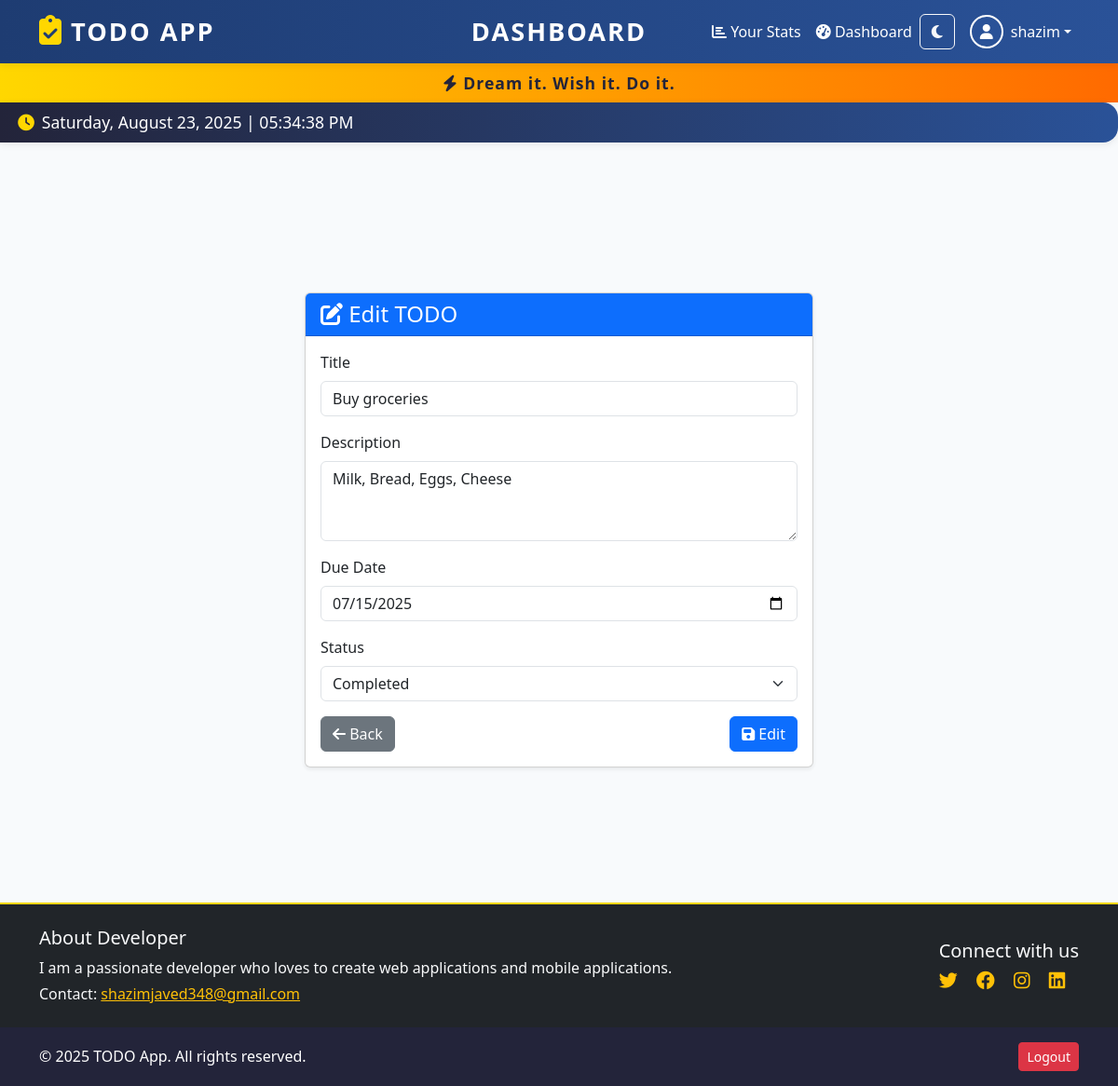
Page /edit/1 (signed in) on the committed database.
### app/models.py (models this page shows, shortened)
class User(UserMixin, db.Model):
    id = db.Column(db.Integer, primary_key=True)
    username = db.Column(db.String(64), unique=True, nullable=False)
    email = db.Column(db.String(120), unique=True, nullable=False)
    password_hash = db.Column(db.String(128), nullable=False)

class TODO(db.Model):
    id = db.Column(db.Integer, primary_key=True)
    title = db.Column(db.String(100), nullable=False)
    description = db.Column(db.Text, nullable=True)
    due_date = db.Column(db.Date, nullable=False)
    status = db.Column(db.String(20), nullable=False, default='Pending')

### app/routes.py (the view, shortened to what this page needs)
@todo_bp.route('/edit/<int:todo_id>', methods=['GET', 'POST'])
@login_required
def edit_todo(todo_id):
    todo = TODO.query.get_or_404(todo_id)
    form = TODOForm(obj=todo)
    return render_template('todo/form.html', form=form, action='Edit')

### app/forms.py
class TODOForm(FlaskForm):
    title = StringField('Title', validators=[DataRequired(), Length(max=100)])
    description = TextAreaField('Description')
    due_date = DateField('Due Date', validators=[DataRequired()], format='%Y-%m-%d')
    status = SelectField('Status', choices=[('Pending', 'Pending'), ('Completed', 'Completed')], default='Pending')
    submit = SubmitField('Save')

### app/__init__.py (called while the page is built)
def create_app():
    app = Flask(__name__)
    app.config.from_object(Config)
    csrf.init_app(app)
    db.init_app(app)
    migrate.init_app(app, db)
    login_manager.init_app(app)
    login_manager.login_view = 'todo.login'
    from .models import User
    @login_manager.user_loader
    def load_user(user_id):
        return User.query.get(int(user_id))
    @app.context_processor
    def inject_now():
        return {'now': datetime.now()}
    from .routes import todo_bp
    app.register_blueprint(todo_bp)
    return app

### app/templates/todo/form.html (shortened to what this page needs)
{% extends 'base.html' %}
{% block content %}
<div class="row justify-content-center">
  <div class="col-md-8 col-lg-6">
    <div class="card shadow-sm">
      <div class="card-header bg-primary text-white">
        <h4 class="mb-0"><i class="fa fa-{{ 'edit' if action == 'Edit' else 'plus' }}"></i> {{ action }} TODO</h4>
      </div>
      <div class="card-body">
        <form method="POST">
          <div class="mb-3">
            {{ form.title.label(class="form-label") }}
            {{ form.title(class="form-control", placeholder="Enter title") }}
          </div>
          <div class="mb-3">
            {{ form.description.label(class="form-label") }}
            {{ form.description(class="form-control", placeholder="Enter description", rows=3) }}
          </div>
          <div class="mb-3">
            {{ form.due_date.label(class="form-label") }}
            {{ form.due_date(class="form-control") }}
          </div>
          <div class="mb-3">
            {{ form.status.label(class="form-label") }}
            {{ form.status(class="form-select") }}
          </div>
          <div class="d-flex justify-content-between">
            <a href="/" class="btn btn-secondary"><i class="fa fa-arrow-left"></i> Back</a>
            <button type="submit" class="btn btn-primary"><i class="fa fa-save"></i> {{ action }}</button>
          </div>
        </form>
      </div>
    </div>
  </div>
</div>
{% endblock %}

### app/templates/base.html (shortened to what this page needs)
<!DOCTYPE html>
<html lang="en">
<head>
    <link href="https://cdn.jsdelivr.net/npm/bootstrap@5.3.0/dist/css/bootstrap.min.css" rel="stylesheet">
    <link rel="stylesheet" href="https://cdnjs.cloudflare.com/ajax/libs/font-awesome/6.4.0/css/all.min.css">
</head>
<body style="min-height: 100vh; display: flex; flex-direction: column;">
<nav class="navbar navbar-expand-lg">
  <div class="container position-relative">
    <a class="navbar-brand d-none d-lg-flex align-items-center" href="/">
      <span class="navbar-logo me-2"><i class="fa-solid fa-clipboard-check"></i></span>
      TODO APP
    </a>
    <span class="centered-title d-none d-lg-block">
      {% if request.path == '/your-stats' %} STATICS {% else %} DASHBOARD {% endif %}
    </span>
    <div class="collapse navbar-collapse justify-content-end" id="navbarNav">
      <ul class="navbar-nav ms-auto align-items-center">
        <li class="nav-item">
          <a class="nav-link" href="/your-stats"><i class="fa fa-chart-bar"></i> Your Stats</a>
        </li>
        <li class="nav-item">
          <a class="nav-link" href="/"><i class="fa fa-tachometer-alt"></i> Dashboard</a>
        </li>
        <li class="nav-item me-2">
          <button id="theme-toggle" class="btn btn-outline-light" title="Toggle light/dark mode">
            <i id="theme-toggle-icon" class="fa fa-moon"></i>
          </button>
        </li>
        {% if not current_user.is_authenticated %}
          <li class="nav-item">
            <a class="nav-link" href="/signup"><i class="fa fa-user-plus"></i> Sign Up</a>
          </li>
          <li class="nav-item">
            <a class="nav-link" href="/login"><i class="fa fa-sign-in-alt"></i> Log In</a>
          </li>
        {% else %}
          <li class="nav-item dropdown">
            <a class="nav-link dropdown-toggle d-flex align-items-center" href="#" id="userDropdown" role="button" data-bs-toggle="dropdown" aria-expanded="false">
              {% if current_user.avatar_url %}
                <img src="{{ current_user.avatar_url }}" alt="avatar" class="avatar me-2">
              {% else %}
                <span class="avatar me-2 d-flex align-items-center justify-content-center" style="background:#2a5298;"><i class="fa fa-user"></i></span>
              {% endif %}
              {{ current_user.username }}
            </a>
          </li>
        {% endif %}
      </ul>
    </div>
  </div>
</nav>
{% set motivational_quotes = [
    "You are stronger than you think.",
    "Every day is a new beginning.",
    "Small steps every day lead to big results.",
    "Your future is created by what you do today.",
    "Push yourself, because no one else is going to do it for you.",
    "Dream it. Wish it. Do it.",
    "Doubt kills more dreams than failure ever will.",
    "Stay positive, work hard, make it happen.",
    "Success is the sum of small efforts, repeated day in and day out.",
    "You have the power to change your story."
] %}
{% set random_quote = (motivational_quotes|random) %}
<div class="motivation-bar text-center py-2" style="background: linear-gradient(90deg, #ffd700 0%, #ff6a00 100%); color: #23243a; font-weight: bold; font-size: 1.1rem; letter-spacing: 1px; box-shadow: 0 2px 8px rgba(0,0,0,0.05);">
    <span><i class="fa fa-bolt"></i> {{ random_quote }}</span>
</div>
<div id="clock-bar" class="d-flex align-items-center" style="min-width: 270px; margin-bottom: 1rem; padding: 0.5rem 1.2rem 0.5rem 1.2rem; background: linear-gradient(90deg, #23243a 0%, #2a5298 100%); color: #fff; border-radius: 0 1rem 1rem 0; box-shadow: 0 2px 8px rgba(0,0,0,0.08); font-size: 1.1rem; font-weight: 500;">
  <i class="fa fa-clock me-2" style="color: #ffd700;"></i>
  <span id="clock-time">{{ now.strftime('%A, %B %d, %Y') }} | {{ now.strftime('%I:%M:%S %p') }}</span>
</div>
<div aria-live="polite" aria-atomic="true" class="position-fixed top-0 end-0 p-3" style="z-index: 1080;">
</div>
<div class="centered-wrapper" style="flex: 1 0 auto;">
    <div class="container">
        {% block content %}{% endblock %}
    </div>
</div>
<div class="pre-footer bg-dark text-light py-4" style="border-top: 2px solid #ffd700;">
  <div class="container d-flex flex-column flex-md-row justify-content-between align-items-center">
    <div class="mb-3 mb-md-0">
      <h5>About Developer</h5>
      <p class="mb-1">I am a passionate developer who loves to create web applications and mobile applications.</p>
      <p class="mb-0">Contact: <a href="mailto:shazimjaved348@gmail.com" class="text-warning">shazimjaved348@gmail.com</a></p>
    </div>
    <div>
      <h5>Connect with us</h5>
      <a href="https://twitter.com/yourhandle" class="text-warning me-3" target="_blank"><i class="fab fa-twitter fa-lg"></i></a>
      <a href="https://facebook.com/yourhandle" class="text-warning me-3" target="_blank"><i class="fab fa-facebook fa-lg"></i></a>
      <a href="https://instagram.com/yourhandle" class="text-warning me-3" target="_blank"><i class="fab fa-instagram fa-lg"></i></a>
      <a href="linkedin.com/in/shazim-javed-095472325" class="text-warning" target="_blank"><i class="fab fa-linkedin fa-lg"></i></a>
    </div>
  </div>
</div>
<footer class="footer mt-auto py-3" style="background: #23243a; color: #fff; width:100%; z-index:100; flex-shrink: 0;">
  <div class="container d-flex justify-content-between align-items-center">
    <span style="color: #fff;">&copy; {{ current_year or 2025 }} TODO App. All rights reserved.</span>
    {% if current_user.is_authenticated %}
      <a href="/logout" class="btn btn-danger btn-sm">Logout</a>
    {% endif %}
  </div>
</footer>
</body>
</html>

### app/templates/base.html (style rules this page uses)
body { background: #f8fafc; }
.navbar { background: linear-gradient(90deg, #1e3c72 0%, #2a5298 100%); box-shadow: 0 2px 8px rgba(0,0,0,0.08); }
.navbar-brand { font-weight: bold; font-size: 1.7rem; letter-spacing: 2px; }
.nav-link, .navbar-brand, .dropdown-item { color: #fff !important; }
.navbar .centered-title { position: absolute; left: 50%; transform: translateX(-50%); color: #fff; font-size: 1.7rem; font-weight: bold; letter-spacing: 2px; }
.avatar { width: 36px; height: 36px; border-radius: 50%; object-fit: cover; border: 2px solid #fff; background: #ac0808; display: inline-block; }
.centered-wrapper { min-height: 100vh; display: flex; flex-direction: column; justify-content: center; align-items: center; }
.navbar-logo i { font-size: 2rem; color: #ffd700; }
.container { opacity: 0; animation: fadeIn 1s ease 0.2s forwards; }
.btn, .btn-add-todo, .btn-primary, .btn-outline-light { transition: transform 0.15s cubic-bezier(.4,2,.6,1), box-shadow 0.15s; }

### rows in the picture
User: username "shazim"
TODO: title "Buy groceries", description "Milk, Bread, Eggs, Cheese", due_date "07/15/2025", status "Completed"

### other values in the picture
{{ action }} "Edit"
{{ current_year or 2025 }} "2025"
